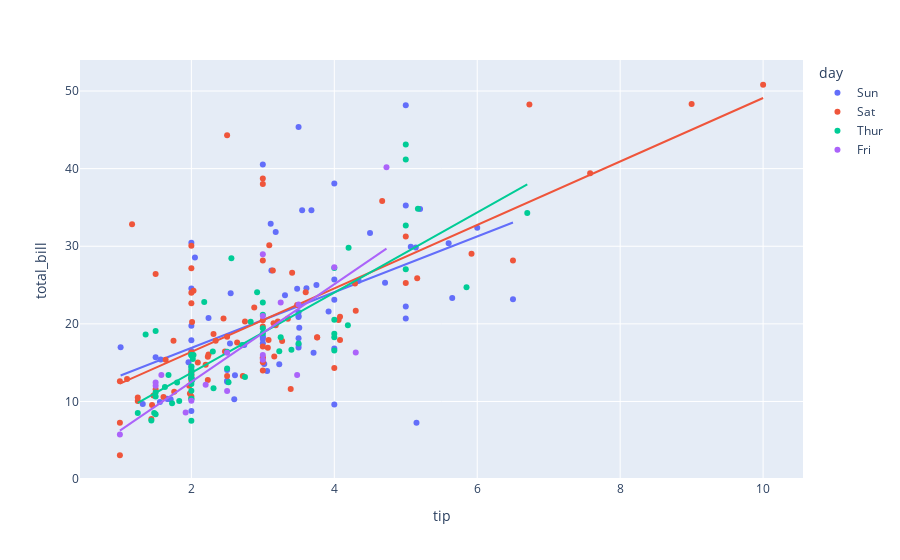

The code cell stored with this chart in its notebook:
### Code cell
px.scatter(data_frame=df, y="total_bill", x="tip", color="day",trendline="ols")
